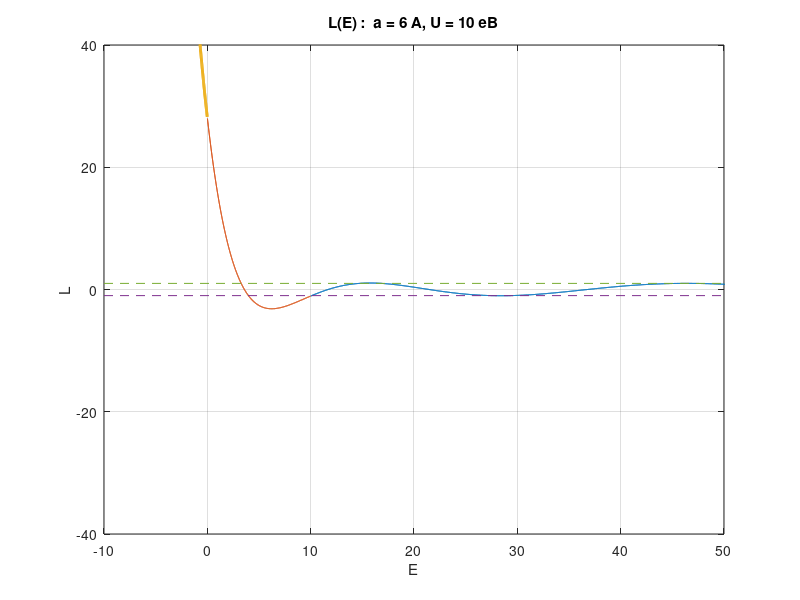

Here is the MATLAB script that generated this plot:
a = 6; % 1-10
m = 9.1 * 10^(-31);
U = 10; % 3-10
h = 4.135667662*10^(-15);

E0 = U:0.01:10000;
x0=sqrt(2*m*E0/h^2);
x0=[x0 -x0];
y0=sqrt(2*m*(E0-U)/h^2);
y0=[y0 -y0];
L0=cos(x0.*a/2).*cos(y0.*a/2)-0.5.*(x0./y0+y0./x0).*sin(x0.*a/2).*sin(y0.*a/2);

E1 = 0:0.01:U;
x1=sqrt(2*m*E1/h^2);
x1=[x1 -x1];
y1=sqrt(2*m*(U-E1)/h^2);
y1=[y1 -y1];
L1=cos(x1.*a/2).*cosh(y1.*a/2)-0.5.*(x1./y1-y1./x1).*sin(x1.*a/2).*sinh(y1.*a/2);

E2 = -1000:0.01:0;
x2=sqrt(-2*m*E2/h^2);
x2=[x2 -x2];
y2=sqrt(2*m*(U-E2)/h^2);
y2=[y2 -y2];
L2=cosh(x2.*a./2).*cosh(y2.*a./2)+0.5.*(x2./y2+y2./x2).*sinh(x2.*a./2).*sinh(y2.*a./2);

x = [-10 90];
y = [-1 -1];
y3 = [1 1];
plot([E0 E0], L0, [E1 E1], L1, [E2 E2], L2, 'Linewidth', 2);
grid on;
hold on;
plot (x, y, '--', x, y3, '--');
axis([-10, 50, -40, 40]);
str = sprintf('L(E) :  a = %d A, U = %d eB', a,U);
title(str);
xlabel('E');
ylabel('L');
hold off;
